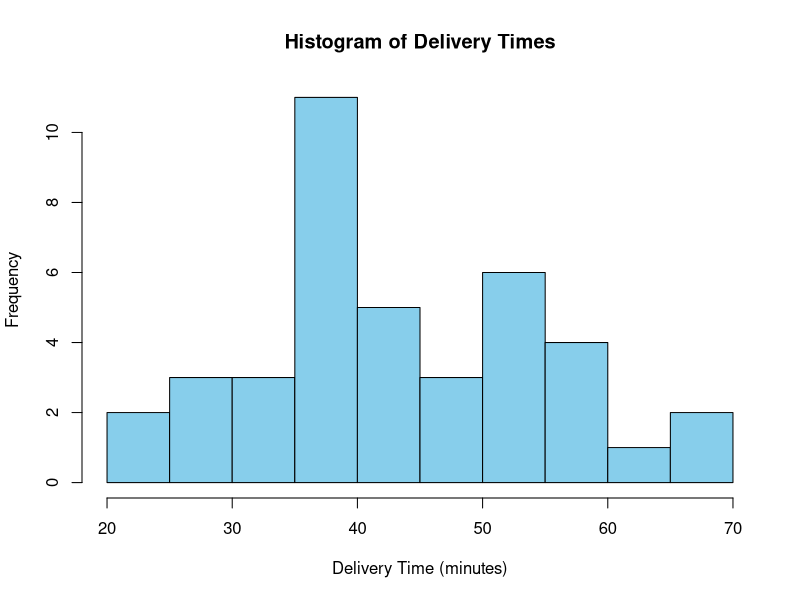
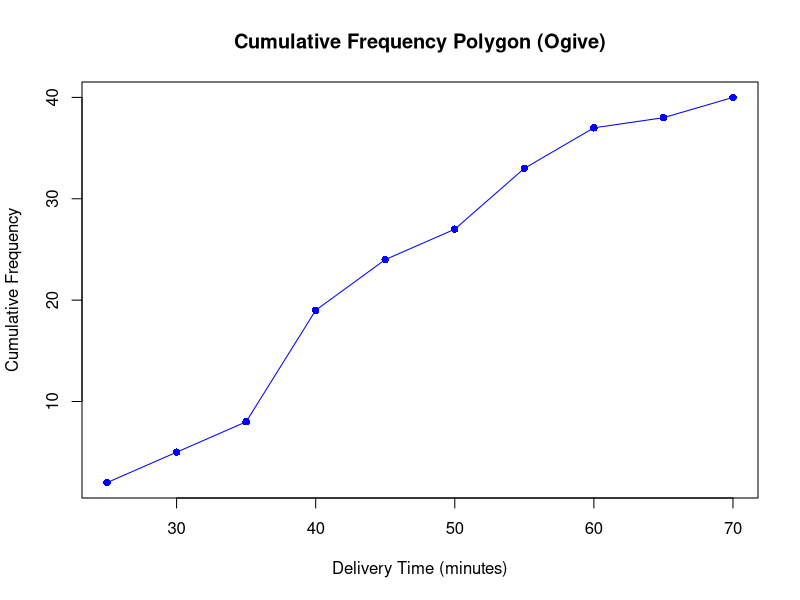

Write the R code that produced these figures, in order.
setwd("C:\\Users\\it24104116\\Desktop\\IT24104116")
getwd()
#1
Delivery_Times <- data.frame(
  Delivery_Time_minutes = c(34, 54, 47, 29, 39, 61, 20, 40, 57, 36, 38, 44, 59, 38, 
                            40, 40, 67, 66, 55, 48, 52, 59, 35, 56, 32, 38, 54, 30, 
                            43, 36, 42, 20, 27, 38, 54, 43, 45, 51, 36, 47)
)
head(Delivery_Times)

#2
hist(Delivery_Times$Delivery_Time_minutes, 
     breaks = seq(20, 70, by = 5),  
     right = TRUE, 
     col = "skyblue",  
     main = "Histogram of Delivery Times", 
     xlab = "Delivery Time (minutes)",  
     ylab = "Frequency") 

frequency <- hist(Delivery_Times$Delivery_Time_minutes, 
                  breaks = seq(20, 70, by = 5), 
                  plot = FALSE)$counts

cumulative_frequency <- cumsum(frequency)

x_values <- seq(25, 70, by = 5)

plot(x_values, 
     cumulative_frequency,  
     type = "o",  
     col = "blue",  
     main = "Cumulative Frequency Polygon (Ogive)",  
     xlab = "Delivery Time (minutes)",  
     ylab = "Cumulative Frequency",  
     pch = 16)
